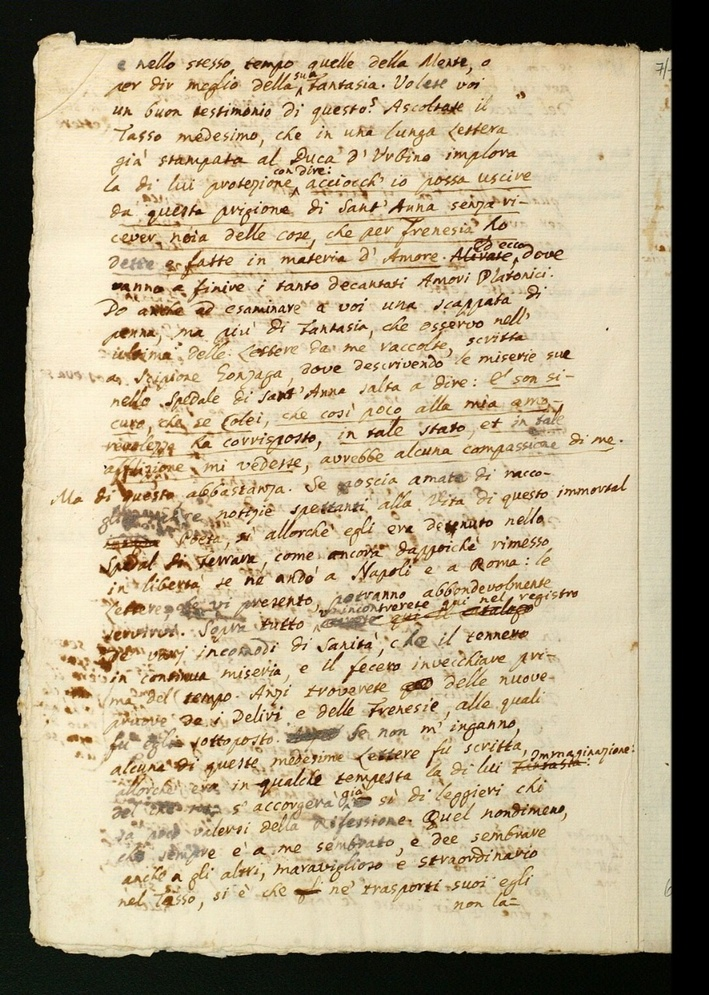
#> input picture paper/1.jpg, 709 x 995 px, shrunk from 913 x 1280 before the run, found by its file name
$ python combine.py
#> lines starting #> are read from the running program, lines starting #| are printed output that depends on the picture
import cv2
import numpy as np
import matplotlib.pyplot as plt

# Load an image
image = cv2.imread('D:/project on filter/1.jpg')
#> image is the input picture: shape (995, 709, 3); mean B, G, R 138.8, 167.3, 181.1

blurred_image = cv2.GaussianBlur(image, (5, 5), 0)

# Calculate the sharpened image by subtracting the blurred image from the original
sharpened_image = cv2.addWeighted(image, 1.5, blurred_image, -0.7, 0)
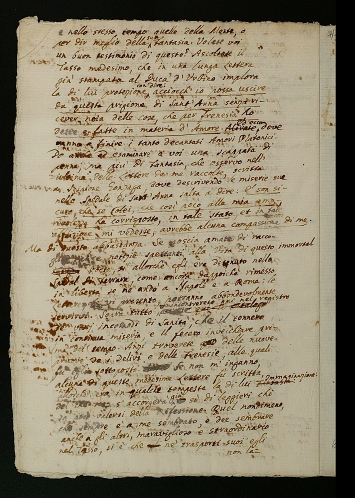
#> sharpened_image: shape (995, 709, 3) (shown at 1/2 size); mean B, G, R 111.7, 134.1, 145

# Apply Bilateral filter
blurred_image = cv2.bilateralFilter(
    sharpened_image, 15, 100, 100)  # was 65 , 65
image2 = blurred_image
# Reshape the image to a 2D array of pixels
pixels = image2.reshape((-1, 3))

# Convert to float32 for K-means clustering
pixels = np.float32(pixels)

# Define the number of clusters (segments) you want
num_clusters = 3  # was 5

# Apply K-means clustering
criteria = (cv2.TERM_CRITERIA_EPS + cv2.TERM_CRITERIA_MAX_ITER, 100, 0.2)
_, labels, centers = cv2.kmeans(
    pixels, num_clusters, None, criteria, 10, cv2.KMEANS_RANDOM_CENTERS)
#> centers = [[59.18, 88.32, 109.7], [146.2, 172.6, 184.6], [5.98, 11.31, 13.74]]

# Convert the centers back to uint8
centers = np.uint8(centers)
#> centers = [[59, 88, 109], [146, 172, 184], [5, 11, 13]]

# Assign each pixel to one of the clusters
segmented_image = centers[labels.flatten()].reshape((image.shape))
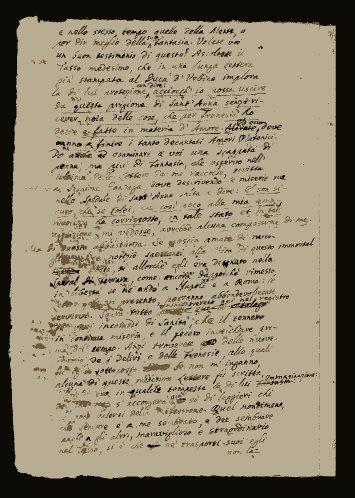
#> segmented_image: shape (995, 709, 3) (shown at 1/2 size); mean B, G, R 112.2, 134.4, 145
cv2.imwrite('thekmean.jpg', segmented_image )


threshold_value = 90
mask = np.where(segmented_image > threshold_value,  255, 0).astype(np.uint8)
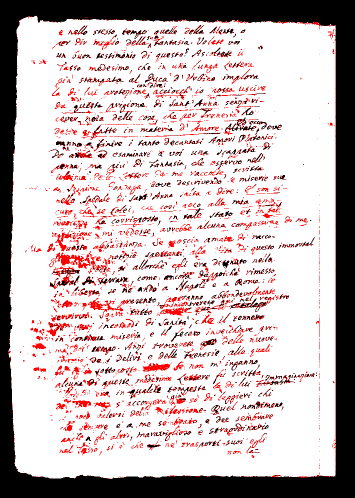
#> mask: shape (995, 709, 3) (shown at 1/2 size); mean B, G, R 187.6, 187.6, 204

contrast = 1.5  # was 1.5
brightness = 16  # was 10
adjusted_image = cv2.convertScaleAbs(segmented_image , alpha=contrast, beta=brightness)
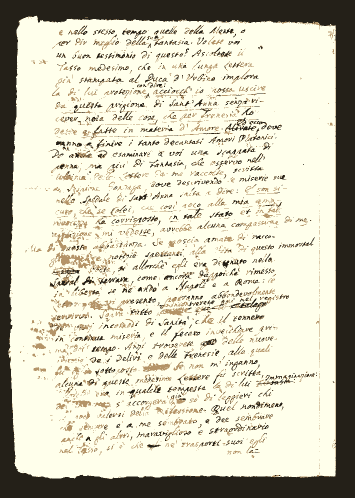
#> adjusted_image: shape (995, 709, 3) (shown at 1/2 size); mean B, G, R 184.4, 203.5, 206.4


# adjusted_image = cv2.convertScaleAbs(mask, alpha=contrast, beta=brightness)

blurred_image11 = cv2.GaussianBlur(mask, (5,5), 0)
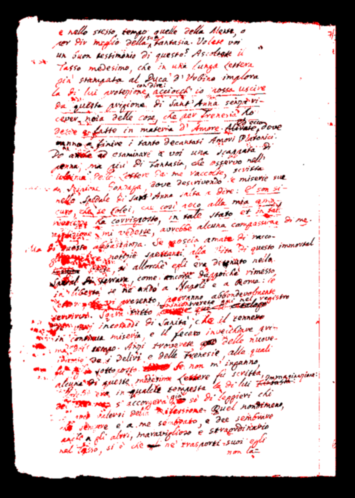
#> blurred_image11: shape (995, 709, 3) (shown at 1/2 size); mean B, G, R 187.5, 187.5, 204
sharpened_image11 = cv2.addWeighted(mask, 3.0, blurred_image11, -0.7,0 )
# Save the segmented image

blurred_image111 = cv2.GaussianBlur(sharpened_image11, (5,5), 0)
sharpened_image111 = cv2.addWeighted(sharpened_image11, 3.0, blurred_image111, -0.7,0 )


cv2.imwrite('thelastoutput.jpg', sharpened_image111)


display = [image, sharpened_image111]
label = ['Original Image', 'Mask']
# Save the segmented image
#cv2.imwrite('segmented_image.jpg', segmented_image)


fig = plt.figure(figsize=(12, 10))

for i in range(len(display)):
    fig.add_subplot(1, 2, i+1)
    # Convert BGR to RGB for matplotlib
    plt.imshow(cv2.cvtColor(display[i], cv2.COLOR_BGR2RGB))
    plt.title(label[i])
#> this loop made 2 passes

plt.show()
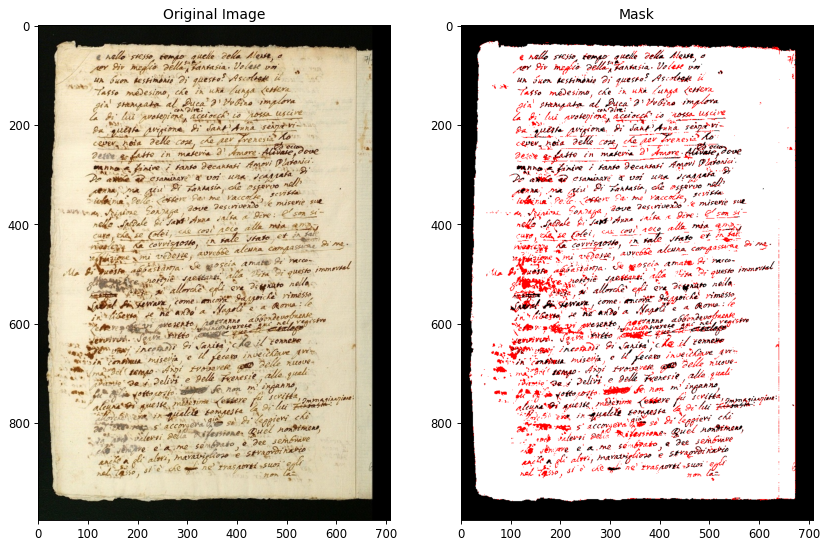
#> figure drawn by matplotlib, 2 panels


cv2.waitKey(0)
cv2.destroyAllWindows()


# [30 lines of commented-out code are left out]

$ run again, with paper/10.jpg copied over paper/1.jpg
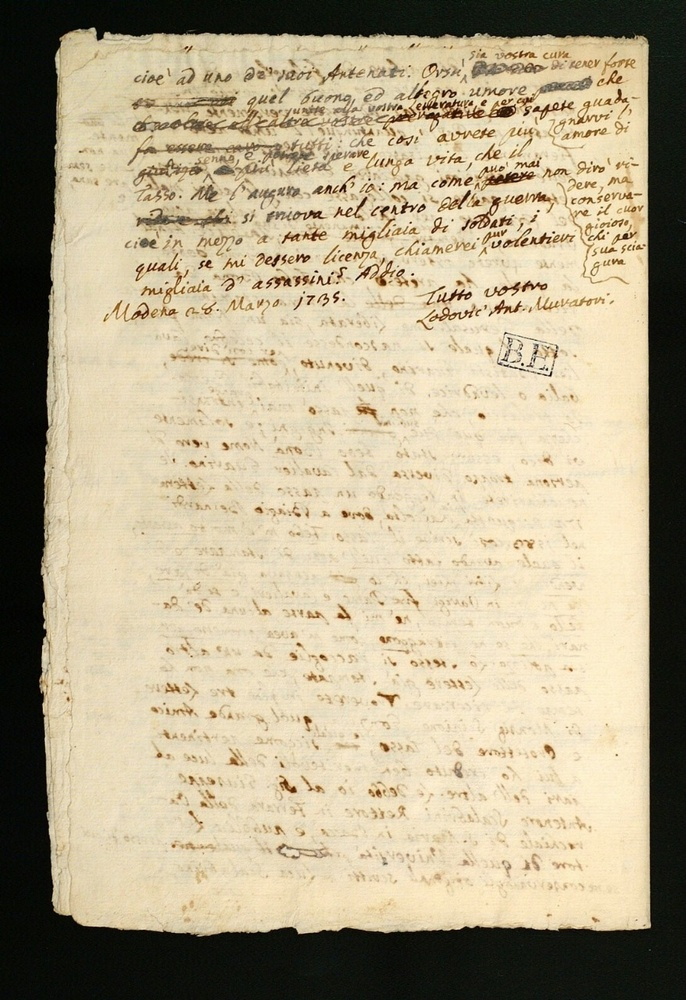
#> input picture paper/10.jpg, 686 x 1000 px, shrunk from 878 x 1280 before the run, found by its file name
#> image is the input picture: shape (1000, 686, 3); mean B, G, R 138.8, 166.7, 179
#> `sharpened_image = cv2.addWeighted(image, 1.5, blurred_image, -0.7, 0)`:
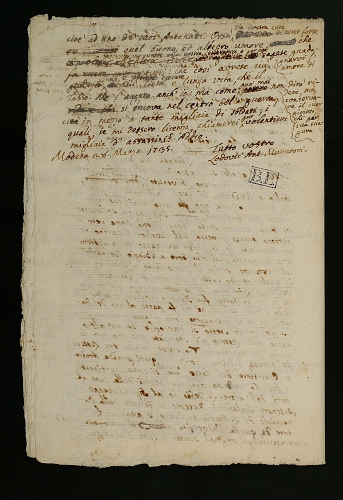
#> sharpened_image: shape (1000, 686, 3) (shown at 1/2 size); mean B, G, R 111.3, 133.4, 143.2
#> `_, labels, centers = cv2.kmeans( pixels, num_clusters, None, criteria,..`: centers = [[146.7, 174, 186.6], [67.09, 96.1, 114.2], [7.43, 12.13, 11.02]]
#> `centers = np.uint8(centers)`: centers = [[146, 173, 186], [67, 96, 114], [7, 12, 11]]
#> the loop `for i in range(len(display)):` made 2 passes
#> `plt.show()`:
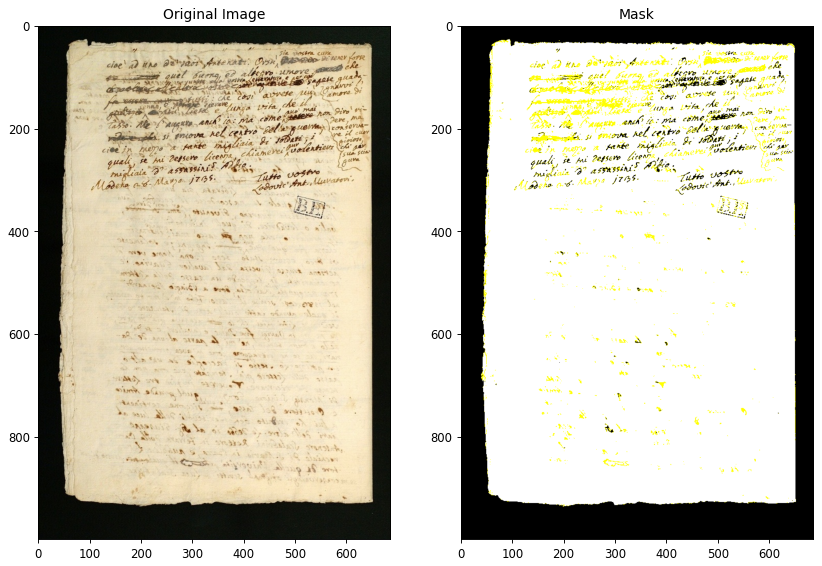
#> figure drawn by matplotlib, 2 panels
